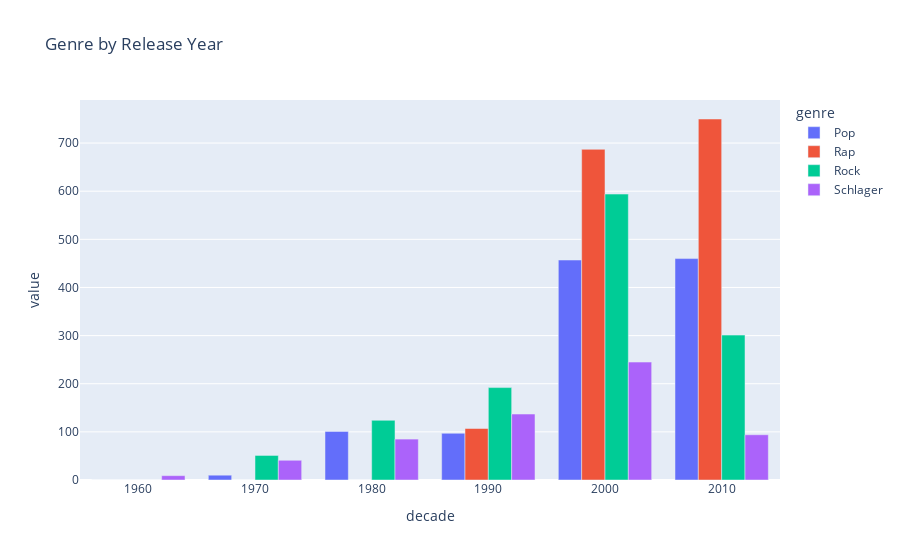

The cell this chart's notebook holds for it:
### Code cell
genre_decade_fig = genre_pivot_decade.plot(kind='bar', title='Genre by Release Year')
genre_decade_fig.update_layout(barmode='group')
genre_decade_fig.show()

### Figure 1 — Plotly figure (JSON) as saved in the notebook; plotly's stock layout.template omitted (floating-point values rounded to 4 significant figures)
{"data": [{"alignmentgroup": "True", "hovertemplate": "genre=Pop<br>decade=%{x}<br>value=%{y}<extra></extra>", "legendgroup": "Pop", "marker": {"color": "#636efa", "pattern": {"shape": ""}}, "name": "Pop", "offsetgroup": "Pop", "orientation": "v", "showlegend": true, "textposition": "auto", "type": "bar", "x": [1960, 1970, 1980, 1990, 2000, 2010], "xaxis": "x", "y": [0, 10, 101, 97, 457, 460], "yaxis": "y"}, {"alignmentgroup": "True", "hovertemplate": "genre=Rap<br>decade=%{x}<br>value=%{y}<extra></extra>", "legendgroup": "Rap", "marker": {"color": "#EF553B", "pattern": {"shape": ""}}, "name": "Rap", "offsetgroup": "Rap", "orientation": "v", "showlegend": true, "textposition": "auto", "type": "bar", "x": [1960, 1970, 1980, 1990, 2000, 2010], "xaxis": "x", "y": [0, 0, 0, 107, 687, 750], "yaxis": "y"}, {"alignmentgroup": "True", "hovertemplate": "genre=Rock<br>decade=%{x}<br>value=%{y}<extra></extra>", "legendgroup": "Rock", "marker": {"color": "#00cc96", "pattern": {"shape": ""}}, "name": "Rock", "offsetgroup": "Rock", "orientation": "v", "showlegend": true, "textposition": "auto", "type": "bar", "x": [1960, 1970, 1980, 1990, 2000, 2010], "xaxis": "x", "y": [0, 51, 124, 192, 594, 301], "yaxis": "y"}, {"alignmentgroup": "True", "hovertemplate": "genre=Schlager<br>decade=%{x}<br>value=%{y}<extra></extra>", "legendgroup": "Schlager", "marker": {"color": "#ab63fa", "pattern": {"shape": ""}}, "name": "Schlager", "offsetgroup": "Schlager", "orientation": "v", "showlegend": true, "textposition": "auto", "type": "bar", "x": [1960, 1970, 1980, 1990, 2000, 2010], "xaxis": "x", "y": [9, 41, 85, 137, 245, 94], "yaxis": "y"}], "layout": {"barmode": "group", "legend": {"title": {"text": "genre"}, "tracegroupgap": 0}, "title": {"text": "Genre by Release Year"}, "xaxis": {"anchor": "y", "domain": [0, 1], "title": {"text": "decade"}}, "yaxis": {"anchor": "x", "domain": [0, 1], "title": {"text": "value"}}}}
